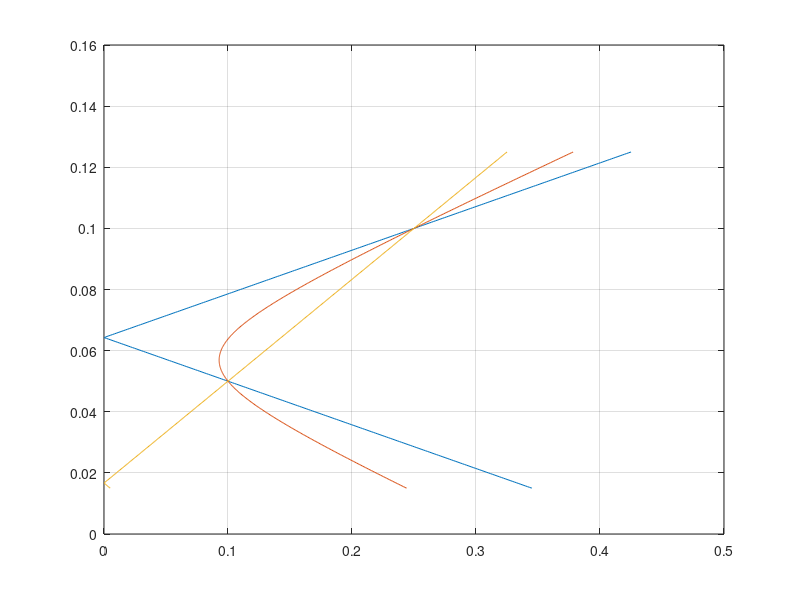

Here is the MATLAB script that generated this plot:
% this script shows the diversification effect of correlation in a simplified market of two variables
% see "Risk and Asset Allocation" - Springer (2005), by A. Meucci

clear; close all; clc;
%%%%%%%%%%%%%%%%%%%%%%%%%%%%%%%%%%%%%%%%%%%%%%%%%%%%%%%%%%%%%%%%%%%%%%%%%%%%%%%%%%%%%%%%%%%%%%%%%%%%%%%%%%%%%%%%%%%%%%%%%%%%%%%%%%
E_Low=0.05;
E_High=0.10;
S_Low=0.10;
S_High=0.25;
r=[-1  0  1];

%%%%%%%%%%%%%%%%%%%%%%%%%%%%%%%%%%%%%%%%%%%%%%%%%%%%%%%%%%%%%%%%%%%%%%%%%%%%%%%%%%%%%%%%%%%%%%%%%%%%%%%%%%%%%%%%%%%%%%%%%%%%%%%%%%

figure

% portfolio weights
w=[-0.5: 1/200 : 1.7];
for i=1:length(r)
    S=diag([S_Low S_High])*[1 r(i);r(i) 1]*diag([S_Low S_High]);
    m=[E_Low E_High]';
    E_r=[];
    Vol_r=[];
    for j= 1:length(w)
        u=[w(j) 1-w(j)]';
        E_r=[E_r
            u'*m];
        Vol_r=[Vol_r
            sqrt(u'*S*u)];
    end
    plot(Vol_r, E_r);
    hold on
end
grid on
